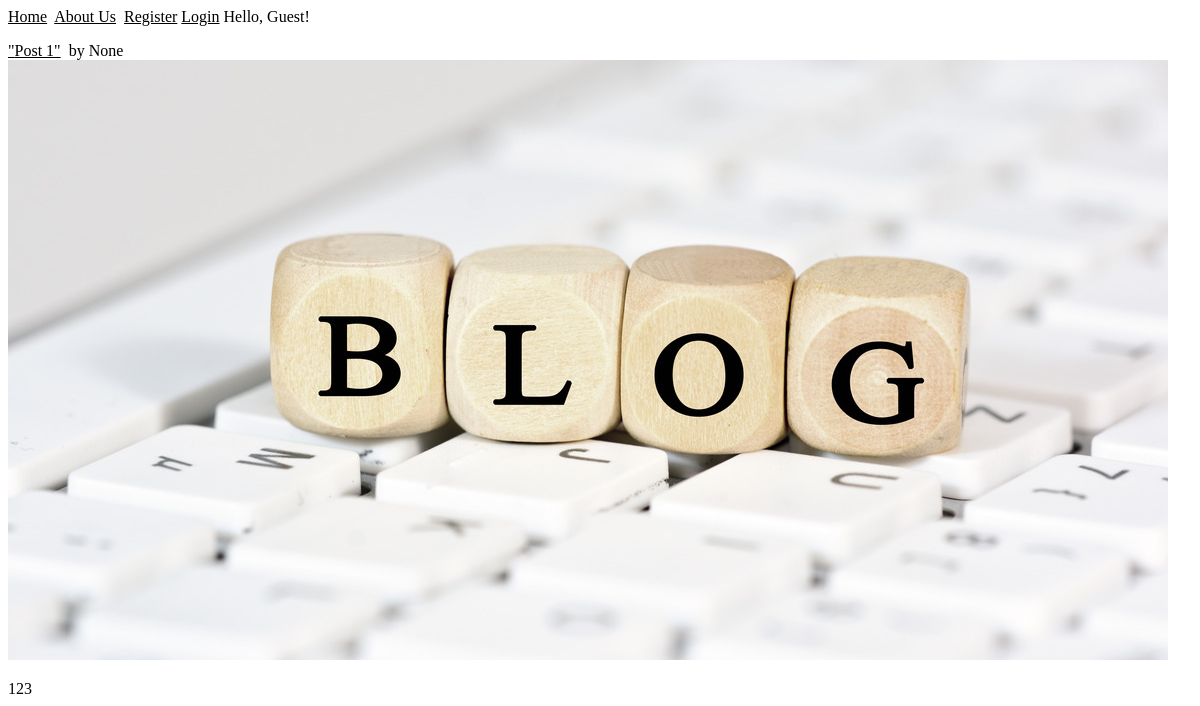
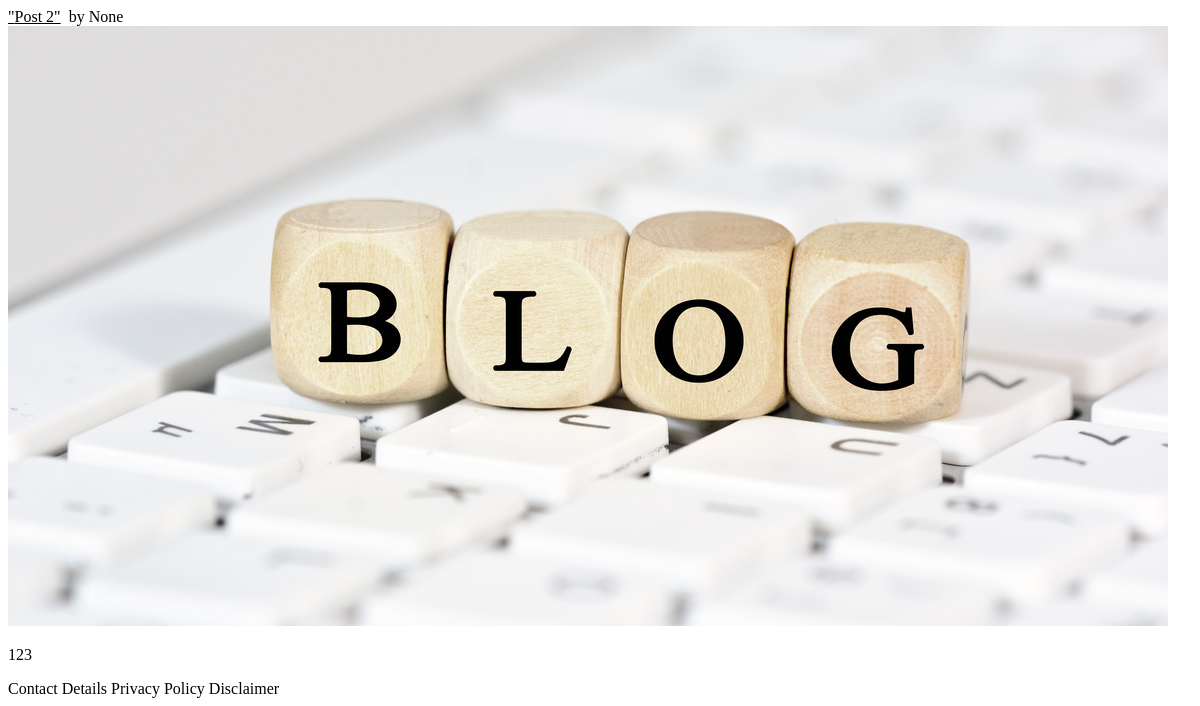
Page /home on the earlier database version (2 pictures, top to bottom).
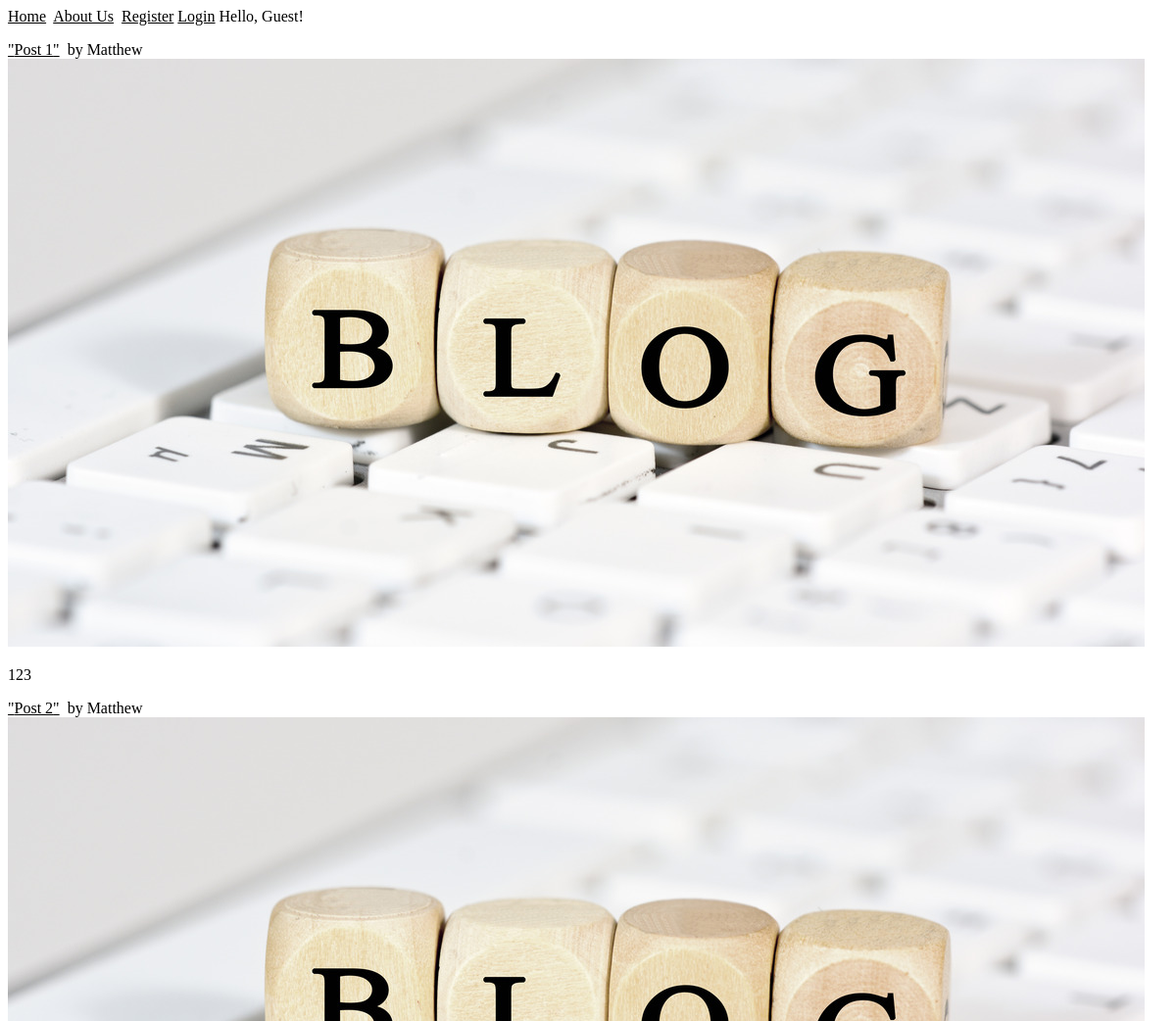
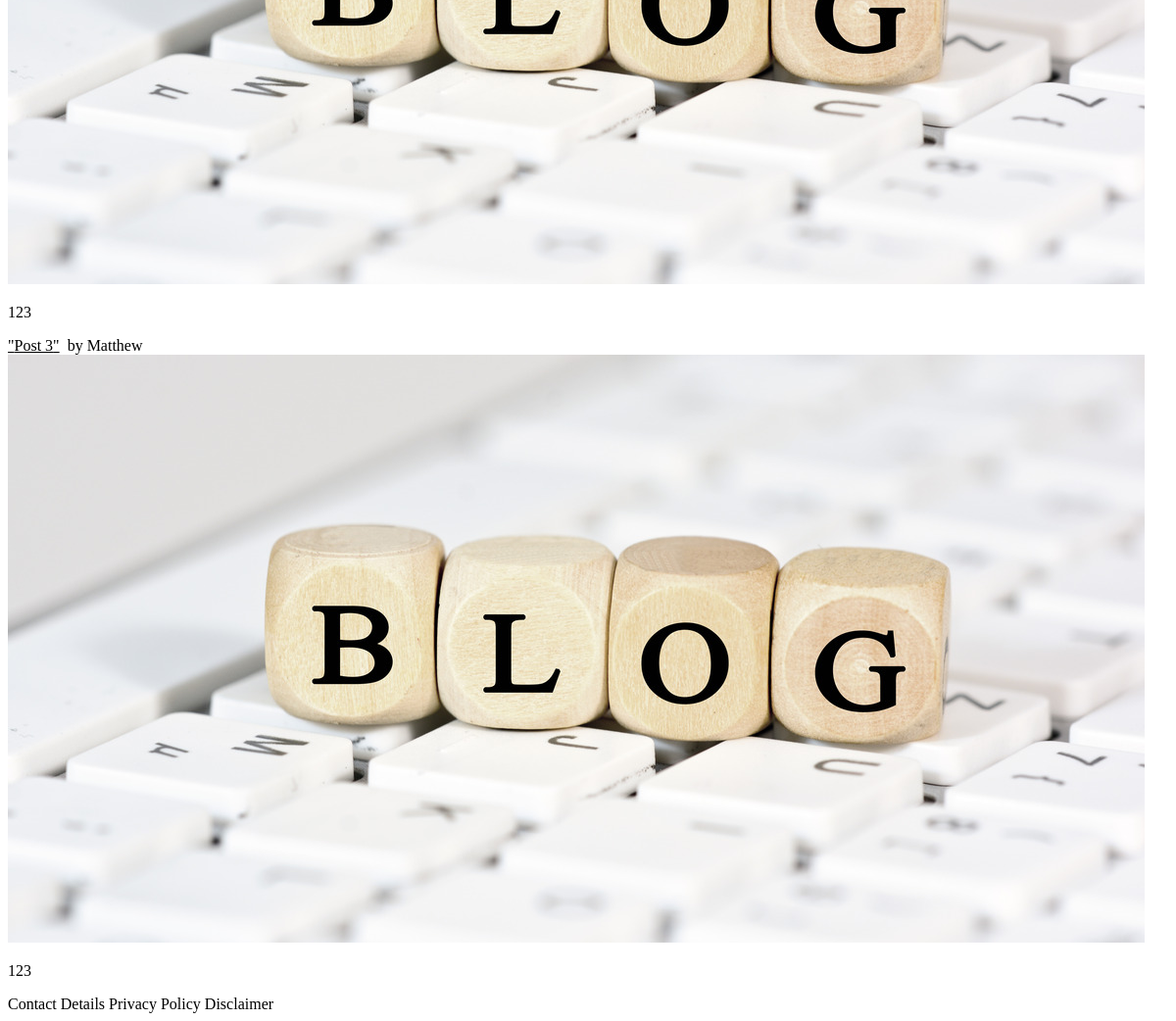
Same page on the later database version (2 pictures, top to bottom).
### blog/models.py (models this page shows, shortened)
class Post(db.Model):
  id = db.Column(db.Integer, primary_key=True)
  date = db.Column(db.DateTime, nullable=False, default=datetime.utcnow)
  title = db.Column(db.Text, nullable=False)
  content = db.Column(db.Text, nullable=False)
  description = db.Column(db.String(120), nullable=False)
  image_file = db.Column(db.String(40), nullable=False, default='default.jpg')
  author_id = db.Column(db.Integer, db.ForeignKey('user.id'), nullable=False)
  comments = db.relationship('Comment', backref='post')
  ratings = db.relationship('Rating', backref='post')

class User(UserMixin,db.Model):
  id = db.Column(db.Integer, primary_key=True)
  username = db.Column(db.String(20))
  email = db.Column(db.String(120), unique=True, nullable=False)
  hashed_password=db.Column(db.String(128))
  post = db.relationship('Post', backref='user', lazy=True)
  comments = db.relationship('Comment', backref='user')
  ratings = db.relationship('Rating', backref='user')
  @property
  def password(self):
    raise AttributeError('Password is not readable.')

### blog/routes.py (the view)
@app.route("/")
@app.route("/home")
def home():
    posts=Post.query.all()
    return render_template('home.html', posts=posts)

### blog/templates/home.html
{% extends "layout.html" %}
{% block content %}
{% for post in posts %}
<div class = "blog_post">
    <p><a href="{{ url_for('post', post_id=post.id) }}" class = 'post_title'>
        "{{ post.title }}"</a>&nbsp
        by {{ post.user.username }}
        <a href="{{ url_for('post', post_id=post.id) }}"><img src="{{ url_for('static', filename='img/' + post.image_file) }}"></a></p>
    <p class = 'short_description'>{{ post.description }}</p>
</div>
{% endfor %}
{% endblock content %}

### blog/templates/layout.html (shortened to what this page needs)
<!DOCTYPE html>
<html>
<head>
    <link rel="stylesheet" href="{{ url_for('static',filename='style.css') }}">
</head>
<body>
    <div id="top_navig_bar">
        <a href="{{ url_for('home') }}" class="header" id = "home">Home</a>&nbsp
        <a href="{{ url_for('about') }}" class="header" id = "about">About Us</a>&nbsp
        {% if current_user.is_anonymous %}
        <a href="{{ url_for('register') }}" class="header" id = "register">Register</a>
        <a href="{{ url_for('login') }}" class="header" id = "login">Login</a>
        {% endif %}
        <a class="header" id = "pers_greet">Hello, {% if current_user.is_authenticated %}{{ current_user.username }}{% else %}Guest{% endif %}!</a>
    </div>
    <div id="content">
        {% block content %}
        {% endblock %}
    </div>
    <footer id='footer'>
        <a>Contact Details</a>
        <a>Privacy Policy</a>
        <a>Disclaimer</a>
    </footer>
</body>
</html>

### blog/static/style.css (style rules this page uses)
* { color: rgb(0, 0, 0); font-family: Georgia, 'Times New Roman', Times, serif; }

Differences in the rows shown:
changed Post "Post 1": user.username "None" → "Matthew"
changed Post "Post 2": user.username "None" → "Matthew"
added Post: title "Post 3", user.username "Matthew", image_file (placeholder picture), description "123"
